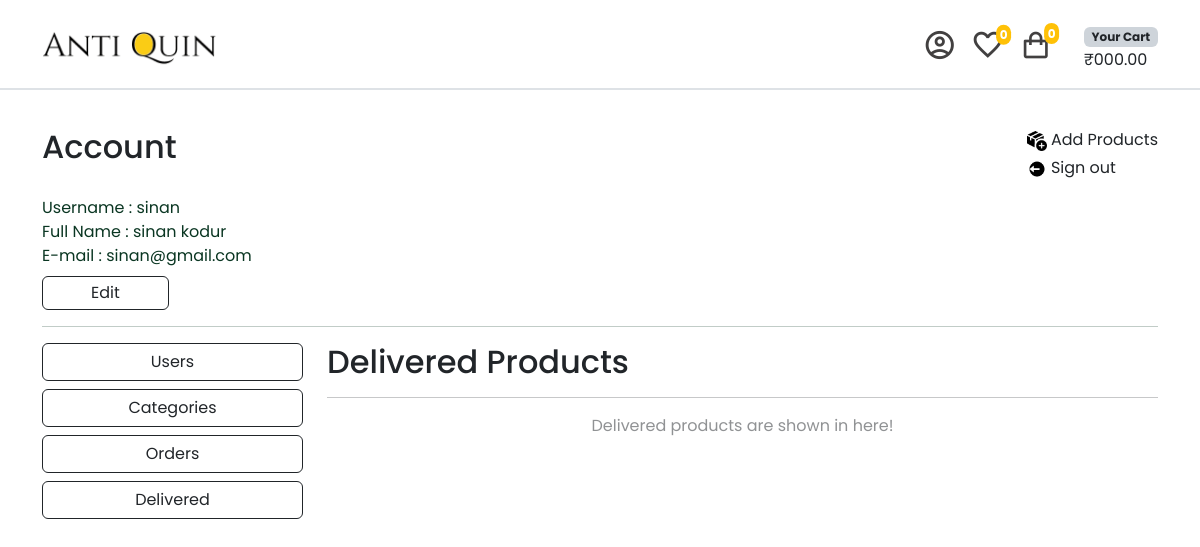
The page /account/delivered/ (signed in) on the database as committed earlier.
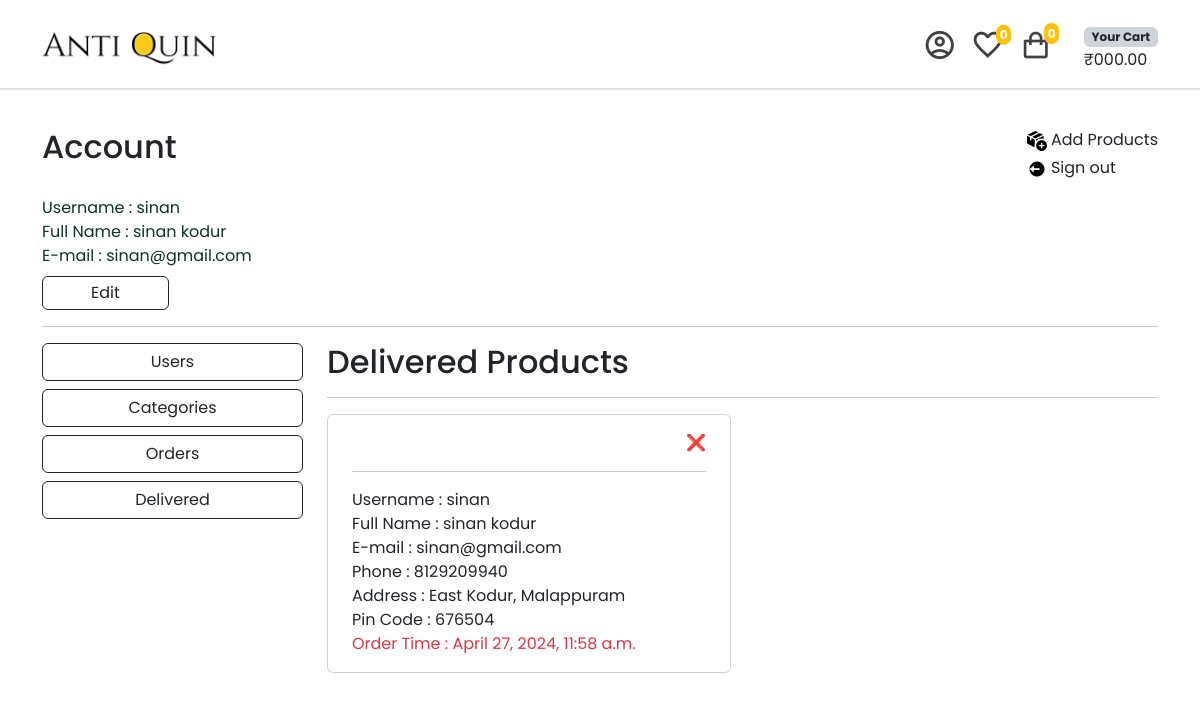
The same page on the database as committed later.
### order/models.py (models this page shows, shortened)
class Order(models.Model):
    ORDERED = 'ordered'
    DISPATCHED = 'dispatched'
    DELIVERED = 'delivered'
    STATUS_CHOICES = (
        (ORDERED, 'Ordered'),
        (DISPATCHED, 'Dispatched'),
        (DELIVERED, 'Delivered')
    )
    user = models.ForeignKey(User, on_delete=models.CASCADE)
    first_name = models.CharField(max_length=100)
    last_name = models.CharField(max_length=100)
    email = models.EmailField(blank=True, null=True)
    address = models.TextField()
    pincode = models.IntegerField()
    place = models.CharField(max_length=100)
    phone = models.IntegerField()
    created_at = models.DateTimeField(auto_now_add=True)
    is_cancelled = models.BooleanField(default=False)
    is_delivered = models.BooleanField(default=False)
    paid = models.BooleanField(default=False)
    paid_amount = models.IntegerField(blank=True, null=True)
    status = models.CharField(max_length=20, choices=STATUS_CHOICES, default=ORDERED)

### account/views.py (the view)
# urls.py: path('delivered/',views.delivered, name='delivered'), #delivered items to show for admin
@login_required
def delivered(request):
    orders = Order.objects.filter(is_delivered=True)
    context = get_common_context(request.user)
    context.update({'orders': orders})
    return render(request, 'account/delivered.html', context)

### account/views.py (called while the page is built)
def get_common_context(user):
    categories = Category.objects.all()
    products = Product.objects.all()
    user_cart, created = Cart.objects.get_or_create(user=user)
    cart_items = CartItem.objects.filter(cart=user_cart)
    product_count = cart_items.count()
    total = sum(item.product.price * item.quantity for item in cart_items)
    favourites = Favourite.objects.filter(user=user)
    fav_count = favourites.count()
    return {
        'categories': categories,
        'products': products,
        'total': total,
        'product_count': product_count,
        'fav_count': fav_count,
    }

### account/templates/account/delivered.html (shortened to what this page needs)
{% extends "account/profile.html" %}
{% block admin %}
{% if user.is_staff %}
<div class="col-lg-9 col-md-8 col-12">
    <h2>Delivered Products</h2>
    <hr>
    <div class="row">
        {% if orders %}
        {% for order in orders %}
            <div class="col-lg-6 col-12">
                <div class="card p-4 pt-3 pb-3 mb-3">
                    <div class="row">
                        <div class="text-success-emphasis col-11">
                        </div>
                        <div class="col-1 m-0 p-0">
                            <a class="text-decoration-none" type="button" href="{% url "order:delete_order" order.id %}" onclick="return confirmCancel()">❌</a>
                        </div>
                    </div>
                    <hr>
                    Username : {{ order.user.username }} <br>
                    Full Name : {{ order.first_name }} {{ order.last_name }} <br>
                    E-mail : {{ order.user.email }} <br>
                    Phone : {{ order.phone }} <br>
                    Address : {{ order.address }}, {{ order.place }} <br>
                    Pin Code : {{ order.pincode }} <br>
                    <span class="text-danger">Order Time : {{ order.created_at }}</span>
                </div>
            </div>
        {% endfor %}
        {% else %}
        <p class="text-center text-body-tertiary">
            Delivered products are shown in here!
        </p>
        {% endif %}
    </div>
</div>
{% endif %}
{% endblock admin %}

Rows that differ between the two databases and show on the page:
added Order: user.username "sinan", first_name "sinan", last_name "kodur", user.email "sinan@gmail.com", phone "8129209940", address "East Kodur", place "Malappuram", pincode "676504", created_at "April 27, 2024, 11:58 a.m."
Other text that changed with them:
text no longer shown: "Delivered products are shown in here!"
